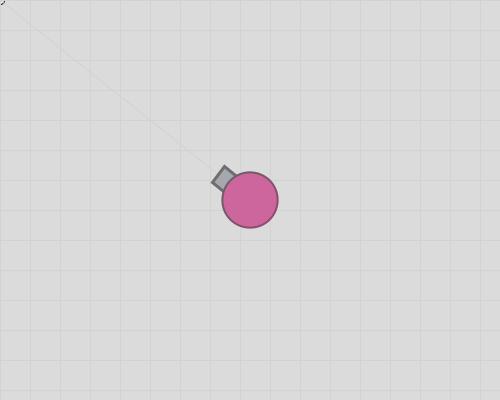
Frame 1 (no input)
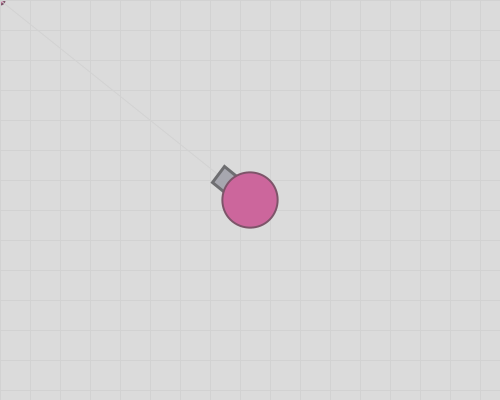
Frame 60 (the mouse pressed at the canvas centre just before this capture)
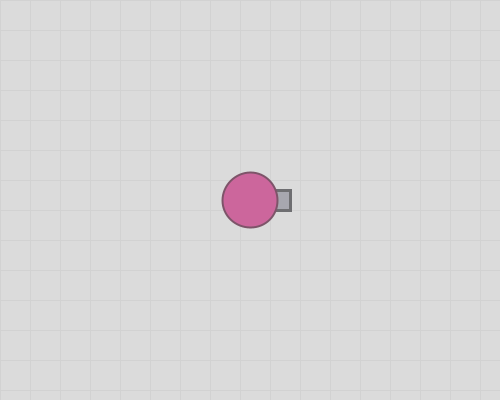
Frame 120 (the mouse held since frame 60 and released just before this capture)

The Processing sketch that drew these frames (run headless with seeded random() and noise(); from frame 60 on, the mouse is pressed at the canvas centre):

// Processing sketch: week07_5_arras05_correct_move_translate_translate_mx_my
// ── week07_5_arras05_correct_move_translate_translate_mx_my.pde
void setup() {
  size(500, 400);
}

void keyPressed() {
  if (keyCode == RIGHT) x += 1;
  if (keyCode == LEFT) x -= 1;
  if (keyCode == UP) y -= 1;
  if (keyCode == DOWN) y += 1;
}

float x = 250, y = 200;
void draw() {
  //background(215, 184, 200); 粉色底
  //stroke(211, 180, 196);//粉色線條
  background(219); //灰色底
  translate(-x, -y); //全世界都往反方向移動
  translate(width/2, height/2);
  float mx = mouseX + x - width/2, my = mouseY +y - height/2;
  ellipse(mx, my, 8, 8);
  stroke(210); //灰色線條
  strokeWeight(1);
  for (int i = 0; i < 30; i++) {
    line(0, i*30, 500, i*30);
    line(i*30, 0, i*30, 500);
  }

  float dx = mx - x, dy = my - y;
  float a = atan2(dy, dx); //a是角度
  line(x, y, mx, my);
  myTank(x, y, a);
}

void myTank(float x, float y, float a) {
  translate(x, y); //大二圖學課教的移動
  rotate(a); //大二圖學課教的旋轉

  fill(167, 167, 175);
  stroke(110, 110, 113);
  strokeWeight(3);
  rect(20, -10, 20, 20); //砲管位置及大小

  fill(204, 102, 156);
  stroke(125, 84, 105);
  strokeWeight(2);
  ellipse(0, 0, 55, 55); //球體位置及大小
}
